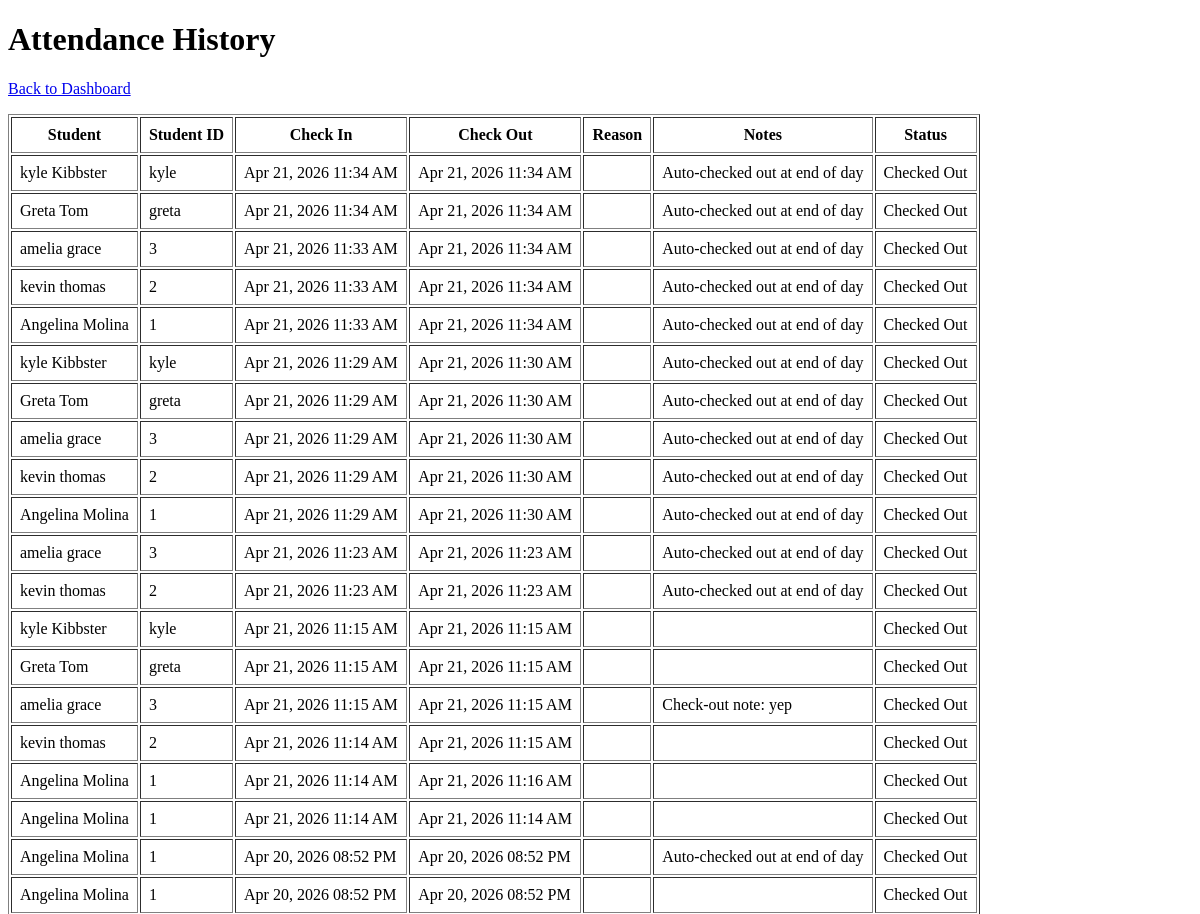
The page /history/ (signed in, upper part) on the database as committed earlier.
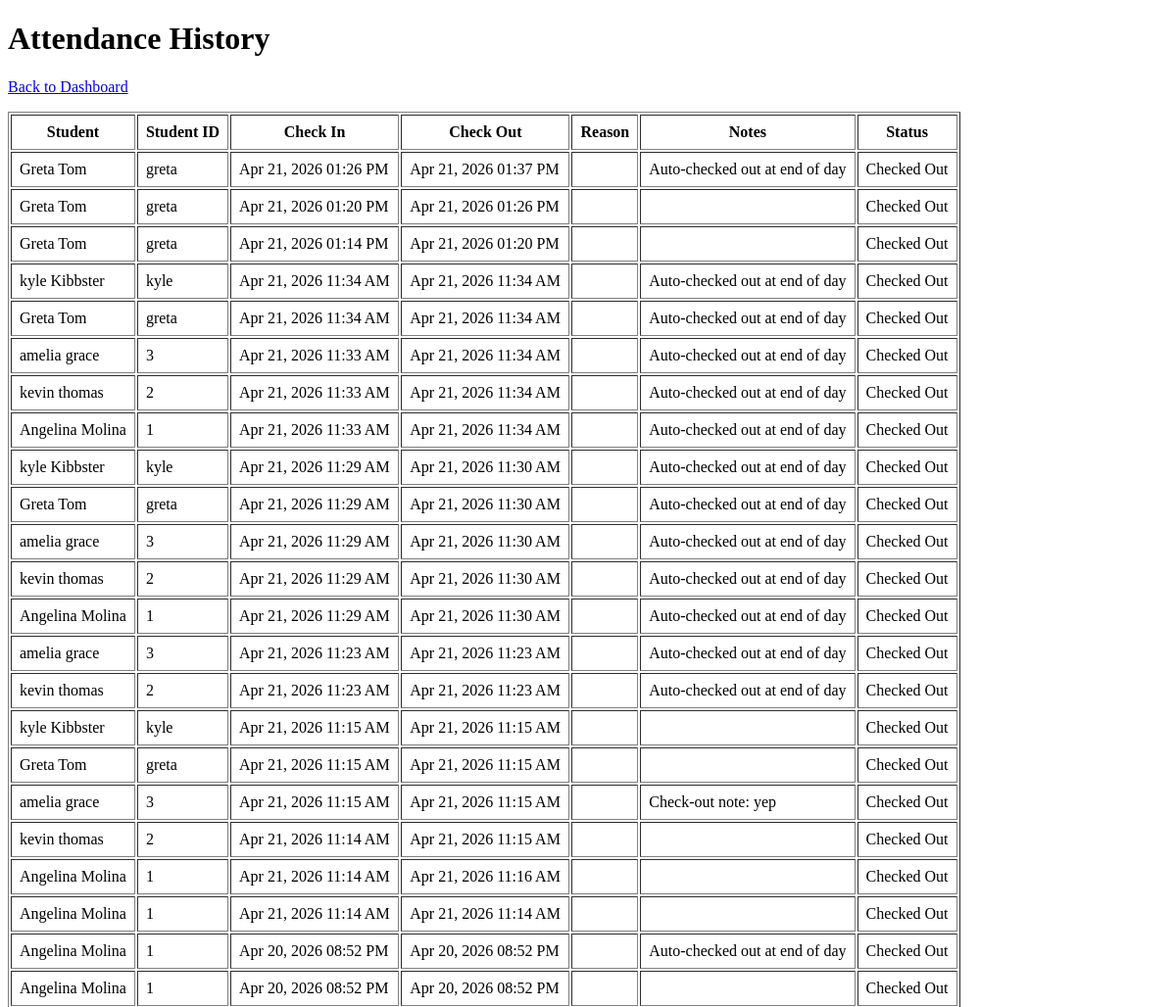
The same page on the database as committed later.
### attendance/models.py (models this page shows, shortened)
class AttendanceLog(models.Model):
    student = models.ForeignKey(Student, on_delete=models.CASCADE)
    check_in_time = models.DateTimeField(auto_now_add=True)
    check_out_time = models.DateTimeField(null=True, blank=True)
    reason = models.CharField(max_length=255, blank=True)
    notes = models.TextField(blank=True)

### students/models.py (models this page shows, shortened)
class Student(models.Model):
    student_id = models.CharField(max_length=30, unique=True)
    badge_number = models.PositiveIntegerField(unique=True, null=True, blank=True)
    first_name = models.CharField(max_length=100)
    last_name = models.CharField(max_length=100)
    grade = models.CharField(max_length=20, blank=True)
    homeroom = models.CharField(max_length=50, blank=True)
    active = models.BooleanField(default=True)
    photo = models.ImageField(upload_to="student_photos/", blank=True, null=True)
    directives = models.TextField(blank=True)
    parent1_name = models.CharField(max_length=100 , blank=True, null=True)
    parent1_email = models.EmailField(blank=True, null=False)
    parent1_phone = models.CharField(max_length=20, blank=True, null=True)
    parent1_sms_opt_in = models.BooleanField(default=False)
    parent2_name = models.CharField(max_length=100 , blank=True, null=True)
    parent2_email = models.EmailField(blank=True, null=False)
    parent2_phone = models.CharField(max_length=20, blank=True, null=True)
    parent2_sms_opt_in = models.BooleanField(default=False)
    medical_notes = models.TextField(blank=True, null=True)

### attendance/views.py (the view)
# urls.py: path("history/", views.history, name="history"),
@login_required
@user_passes_test(is_receptionist)
def history(request):
    logs = AttendanceLog.objects.select_related("student").order_by("-check_in_time")
    context = {
        "logs": logs,
    }
    return render(request, "attendance/history.html", context)

### attendance/views.py (called while the page is built)
def is_receptionist(user):
    return user.is_authenticated and user.groups.filter(name="Receptionist").exists()

### attendance/templates/attendance/history.html (shortened to what this page needs)
<!DOCTYPE html>
<html>
<head>
</head>
<body>
    <h1>Attendance History</h1>
    <p><a href="{% url 'dashboard' %}">Back to Dashboard</a></p>
    <table border="1" cellpadding="8">
        <tr>
            <th>Student</th>
            <th>Student ID</th>
            <th>Check In</th>
            <th>Check Out</th>
            <th>Reason</th>
            <th>Notes</th>
            <th>Status</th>
        </tr>
        {% for log in logs %}
        <tr>
            <td>{{ log.student.first_name }} {{ log.student.last_name }}</td>
            <td>{{ log.student.student_id }}</td>
            <td>{{ log.check_in_time|date:"M d, Y h:i A" }}</td>
            <td>
                {% if log.check_out_time %}
                    {{ log.check_out_time|date:"M d, Y h:i A" }}
                {% else %}
                    --
                {% endif %}
            </td>
            <td>{{ log.reason }}</td>
            <td>{{ log.notes }}</td>
            <td>
                {% if log.check_out_time %}
                    Checked Out
                {% else %}
                    Still In
                {% endif %}
            </td>
        </tr>
        {% empty %}
        <tr>
            <td colspan="7">No attendance records found.</td>
        </tr>
        {% endfor %}
    </table>
</body>
</html>

Rows that differ between the two databases and show on the page:
added AttendanceLog: student.first_name "Greta", student.last_name "Tom", student.student_id "greta", check_in_time "Apr 21, 2026 01:26 PM", check_out_time "Apr 21, 2026 01:37 PM", notes "Auto-checked out at end of day", shows "Checked Out"
added AttendanceLog: student.first_name "Greta", student.last_name "Tom", student.student_id "greta", check_in_time "Apr 21, 2026 01:20 PM", check_out_time "Apr 21, 2026 01:26 PM", shows "Checked Out"
added AttendanceLog: student.first_name "Greta", student.last_name "Tom", student.student_id "greta", check_in_time "Apr 21, 2026 01:14 PM", check_out_time "Apr 21, 2026 01:20 PM", shows "Checked Out"
